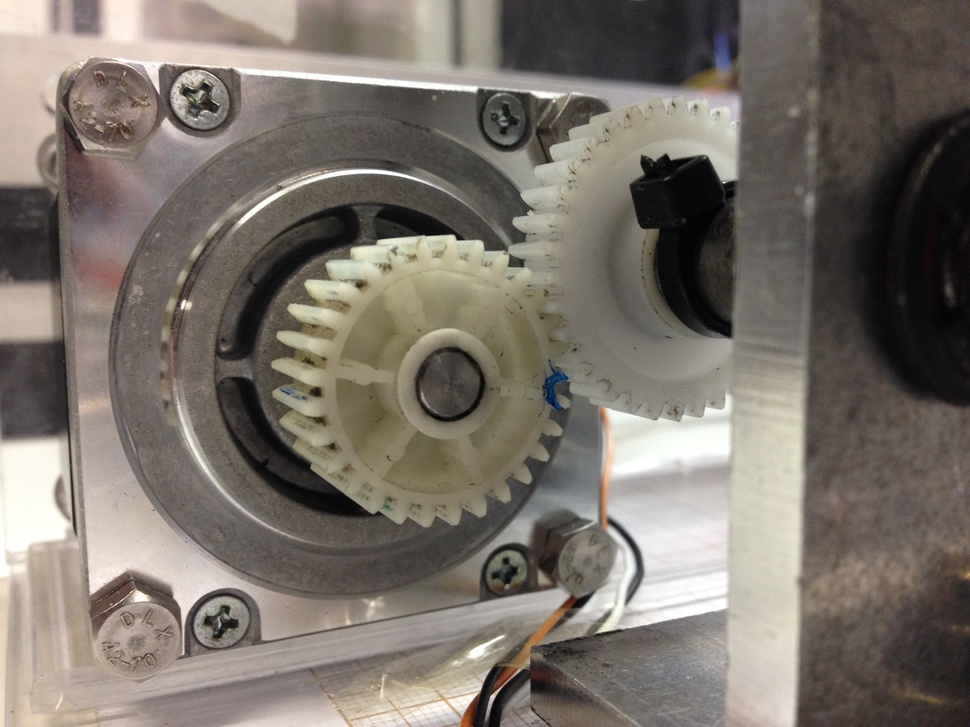
%> input picture MATLAB_Workspace/Needle_Steering_Simple_Tests/Motor1_pos1.jpg, 970 x 727 px, shrunk from 3264 x 2448 before the run
$ octave projective.m   (GNU Octave 9; MATLAB toolbox functions it lacks are replaced by stand-ins)
%> lines starting %> are read from the running program, lines starting %| are printed output that depends on the picture
close all;

% Set up an input coordinate system so that the input image
% fills the unit square with vertices (0 0),(1 0),(1 1),(0 1).
I = rgb2gray(imread('Motor1_pos1.jpg'));
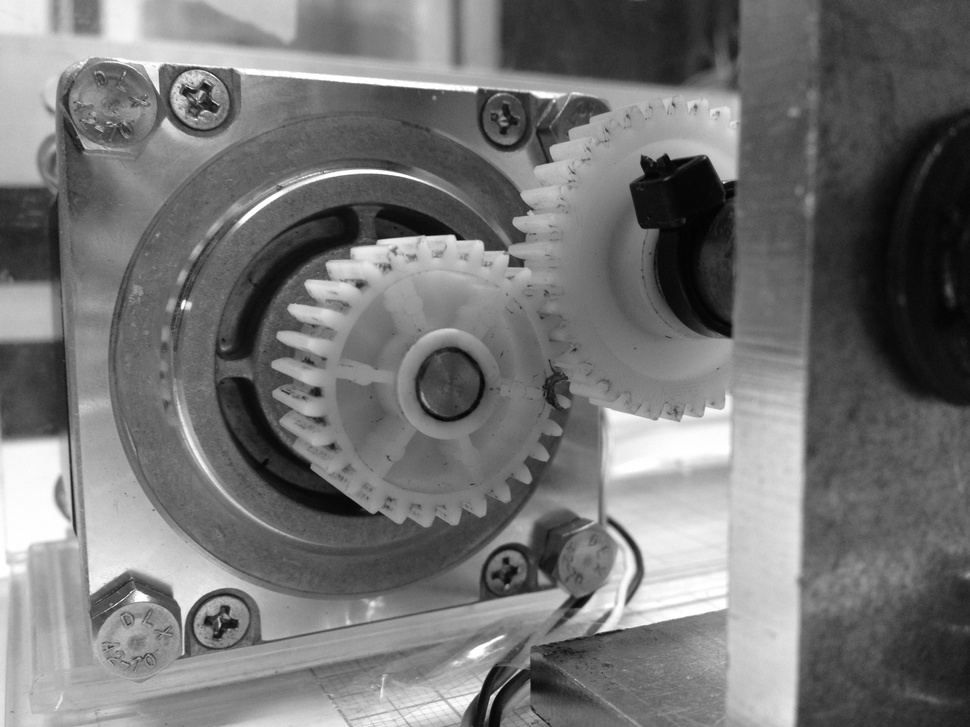
%> I: size 727x970 uint8; min 2, max 255, mean 116.1
udata = [0 1];  vdata = [0 1];

% % Transform to a quadrilateral with vertices (-4 2),(-8 3),
% % (-3 -5),(6 3).
% tform = maketform('projective',[ 0 0;  1  0;  1  1; 0 1],...
%                                [-4 2; -8 -3; -3 -5; 6 3]);

% Transform to a quadrilateral with vertices (0 0),(1 0), (1 1),(0 1).
tform = maketform('projective',[ 0 0;  1  0;  1  1; 0 1],...
                               [ 0 0;  1.0/(0.4)  0;  1.0/(0.4)  1; 0 1]);

% Fill with gray and use bicubic interpolation.
% Make the output size the same as the input size.

[B,xdata,ydata] = imtransform(I, tform, 'bicubic', ...
                              'udata', udata,...
                              'vdata', vdata,...
                              'size', size(I),...
                              'fill', 128);
%> xdata = [0 2.5]; ydata = [0 1]
subplot(1,2,1), imshow(I,'XData',udata,'YData',vdata), ...
   axis on
subplot(1,2,2), imshow(B,'XData',xdata,'YData',ydata), ...
   axis on
